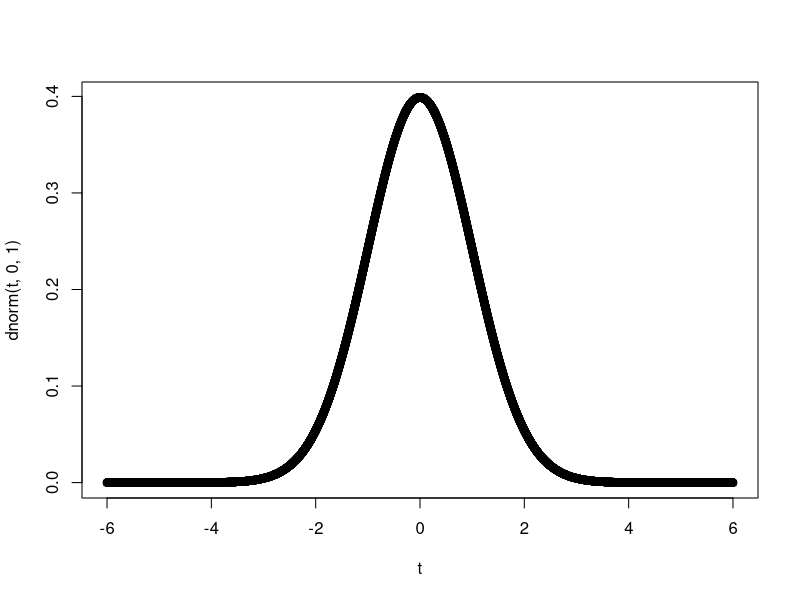
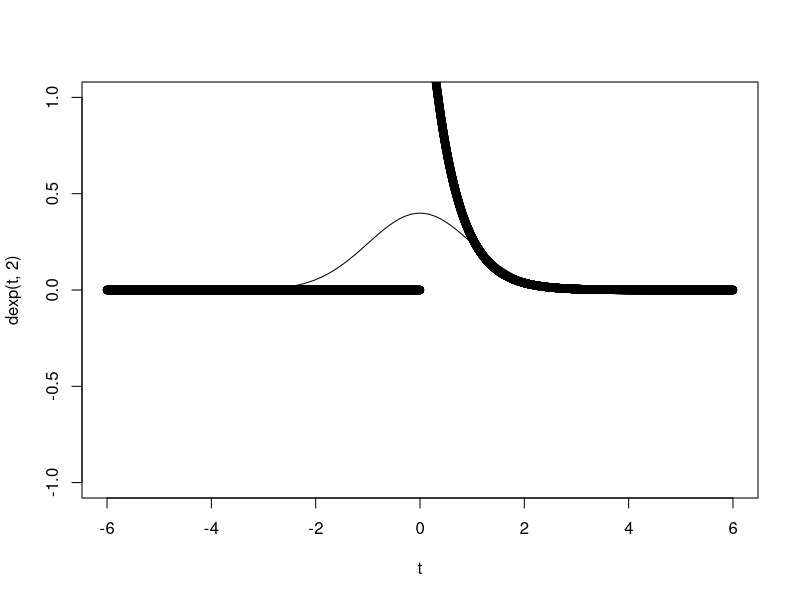
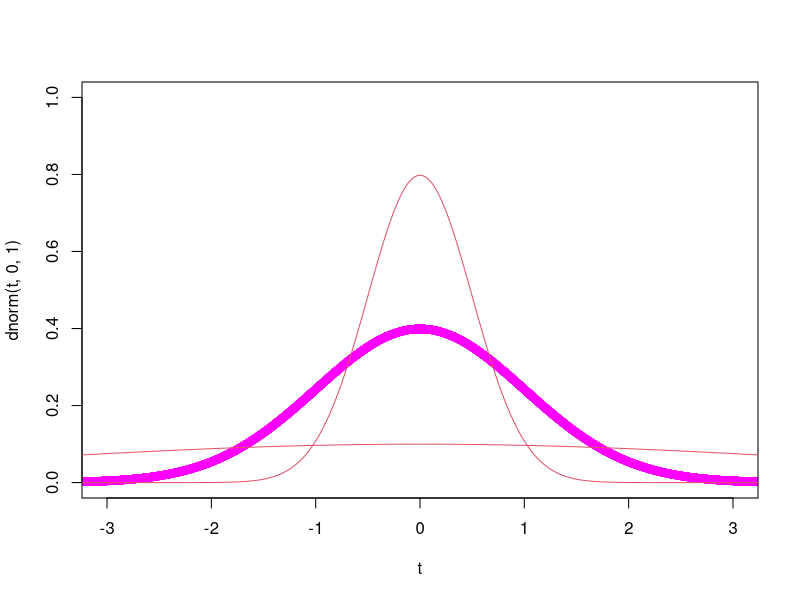

Generate these figures, in order, with R:
#Reperzentari grafice de functii
#Functia densitatea de prob a repartitieri normale

t <- seq(-6, 6, 0.001)
plot (t, dnorm(t, 0, 1))
plot(t, dexp(t, 2), ylim=c(0, 0.))
#ATENTIE: int R parametrii normalei sunt media si abaterea medie standard

#densitatea e o functie care caracterizeaza o var aleatoare continua
#daca integram denstatea obtinem probabilitatea
y <- rnorm(100000, 0, 1)
poz <- y[y>0]
nr_poz <- length(poz)
neg <- y[y<0]
nr_neg <- length(neg)

y <- rnorm (100, 0, 1)
length(y[(y>-3) & (y<3)])


lines(t, dnorm(t, 0, 1))

plot (t, dnorm(t, 0, 1), col = "magenta", xlim = c(-3, 3), ylim = c(0, 1)) # xlim si ylim pentru zoom
#plot face graficul principal si iti zice ce dimensiuni au axele
#functia din plot e principala si e linia ingrosata

lines(t, dnorm(t, 0, 4), col = 2) #graficul se aplatizeaza
lines(t, dnorm(t, 0, 0.5), col = 2) #graficul se ascute
#lines adauga linii subtiri in graficul facut cu plot 
